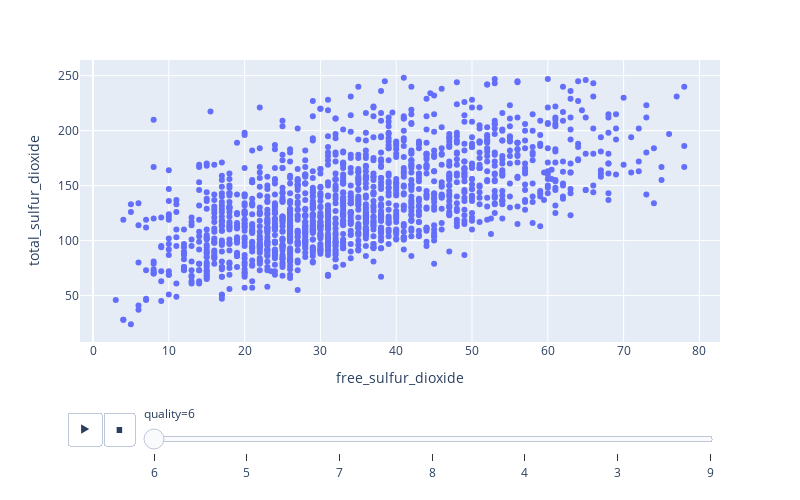

Notebook code for this chart:
### Markdown cell above
**Tương quan giữ free sulfur dioxide và total sulfur dioxide**

### Code cell
px.scatter(df, x="free_sulfur_dioxide", y="total_sulfur_dioxide",animation_frame="quality", width = 800, height = 500)

### Figure 1 — Plotly figure (JSON) as saved in the notebook; plotly's stock layout.template omitted (floating-point values rounded to 4 significant figures; data arrays with more than 128 entries replaced by an {"elided": "..."} marker saying what was removed)
{"data": [{"hovertemplate": "quality=6<br>free_sulfur_dioxide=%{x}<br>total_sulfur_dioxide=%{y}<extra></extra>", "legendgroup": "", "marker": {"color": "#636efa", "symbol": "circle"}, "mode": "markers", "name": "", "orientation": "v", "showlegend": false, "type": "scatter", "x": {"elided": "1511 float values"}, "xaxis": "x", "y": {"elided": "1511 float values"}, "yaxis": "y"}], "layout": {"height": 500, "legend": {"tracegroupgap": 0}, "margin": {"t": 60}, "sliders": [{"active": 0, "currentvalue": {"prefix": "quality="}, "len": 0.9, "pad": {"b": 10, "t": 60}, "steps": [{"args": [["6"], {"frame": {"duration": 0, "redraw": false}, "fromcurrent": true, "mode": "immediate", "transition": {"duration": 0, "easing": "linear"}}], "label": "6", "method": "animate"}, {"args": [["5"], {"frame": {"duration": 0, "redraw": false}, "fromcurrent": true, "mode": "immediate", "transition": {"duration": 0, "easing": "linear"}}], "label": "5", "method": "animate"}, {"args": [["7"], {"frame": {"duration": 0, "redraw": false}, "fromcurrent": true, "mode": "immediate", "transition": {"duration": 0, "easing": "linear"}}], "label": "7", "method": "animate"}, {"args": [["8"], {"frame": {"duration": 0, "redraw": false}, "fromcurrent": true, "mode": "immediate", "transition": {"duration": 0, "easing": "linear"}}], "label": "8", "method": "animate"}, {"args": [["4"], {"frame": {"duration": 0, "redraw": false}, "fromcurrent": true, "mode": "immediate", "transition": {"duration": 0, "easing": "linear"}}], "label": "4", "method": "animate"}, {"args": [["3"], {"frame": {"duration": 0, "redraw": false}, "fromcurrent": true, "mode": "immediate", "transition": {"duration": 0, "easing": "linear"}}], "label": "3", "method": "animate"}, {"args": [["9"], {"frame": {"duration": 0, "redraw": false}, "fromcurrent": true, "mode": "immediate", "transition": {"duration": 0, "easing": "linear"}}], "label": "9", "method": "animate"}], "x": 0.1, "xanchor": "left", "y": 0, "yanchor": "top"}], "updatemenus": [{"buttons": [{"args": [null, {"frame": {"duration": 500, "redraw": false}, "fromcurrent": true, "mode": "immediate", "transition": {"duration": 500, "easing": "linear"}}], "label": "&#9654;", "method": "animate"}, {"args": [[null], {"frame": {"duration": 0, "redraw": false}, "fromcurrent": true, "mode": "immediate", "transition": {"duration": 0, "easing": "linear"}}], "label": "&#9724;", "method": "animate"}], "direction": "left", "pad": {"r": 10, "t": 70}, "showactive": false, "type": "buttons", "x": 0.1, "xanchor": "right", "y": 0, "yanchor": "top"}], "width": 800, "xaxis": {"anchor": "y", "autorange": true, "domain": [0, 1], "range": [-1.716, 82.72], "title": {"text": "free_sulfur_dioxide"}, "type": "linear"}, "yaxis": {"anchor": "x", "autorange": true, "domain": [0, 1], "range": [7.821, 264.2], "title": {"text": "total_sulfur_dioxide"}, "type": "linear"}}}
